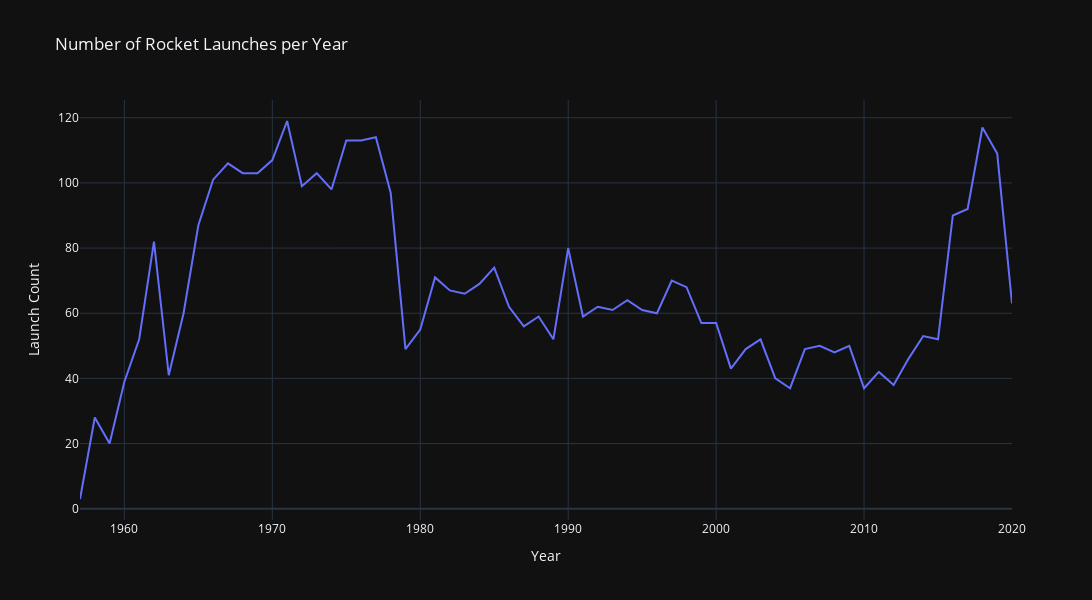

The code cell stored with this chart in its notebook:
### Code cell
launches_per_year = df.groupby("Year").count().Detail
launches_per_year.head()


fig = px.line(
    data_frame=launches_per_year,
    template="plotly_dark",
    labels={
        "value": "Launch Count"
    },
    title="Number of Rocket Launches per Year",
    width=1200,
    height=600
)
fig.update_layout(showlegend=False)

fig.show()

### Figure 1 — Plotly figure (JSON) as saved in the notebook; plotly's stock layout.template omitted (floating-point values rounded to 4 significant figures)
{"data": [{"hovertemplate": "variable=Detail<br>Year=%{x}<br>Launch Count=%{y}<extra></extra>", "legendgroup": "Detail", "line": {"color": "#636efa", "dash": "solid"}, "marker": {"symbol": "circle"}, "mode": "lines", "name": "Detail", "orientation": "v", "showlegend": true, "type": "scatter", "x": [1957, 1958, 1959, 1960, 1961, 1962, 1963, 1964, 1965, 1966, 1967, 1968, 1969, 1970, 1971, 1972, 1973, 1974, 1975, 1976, 1977, 1978, 1979, 1980, 1981, 1982, 1983, 1984, 1985, 1986, 1987, 1988, 1989, 1990, 1991, 1992, 1993, 1994, 1995, 1996, 1997, 1998, 1999, 2000, 2001, 2002, 2003, 2004, 2005, 2006, 2007, 2008, 2009, 2010, 2011, 2012, 2013, 2014, 2015, 2016, 2017, 2018, 2019, 2020], "xaxis": "x", "y": [3, 28, 20, 39, 52, 82, 41, 60, 87, 101, 106, 103, 103, 107, 119, 99, 103, 98, 113, 113, 114, 97, 49, 55, 71, 67, 66, 69, 74, 62, 56, 59, 52, 80, 59, 62, 61, 64, 61, 60, 70, 68, 57, 57, 43, 49, 52, 40, 37, 49, 50, 48, 50, 37, 42, 38, 46, 53, 52, 90, 92, 117, 109, 63], "yaxis": "y"}], "layout": {"height": 600, "legend": {"title": {"text": "variable"}, "tracegroupgap": 0}, "showlegend": false, "title": {"text": "Number of Rocket Launches per Year"}, "width": 1200, "xaxis": {"anchor": "y", "domain": [0, 1], "title": {"text": "Year"}}, "yaxis": {"anchor": "x", "domain": [0, 1], "title": {"text": "Launch Count"}}}}
